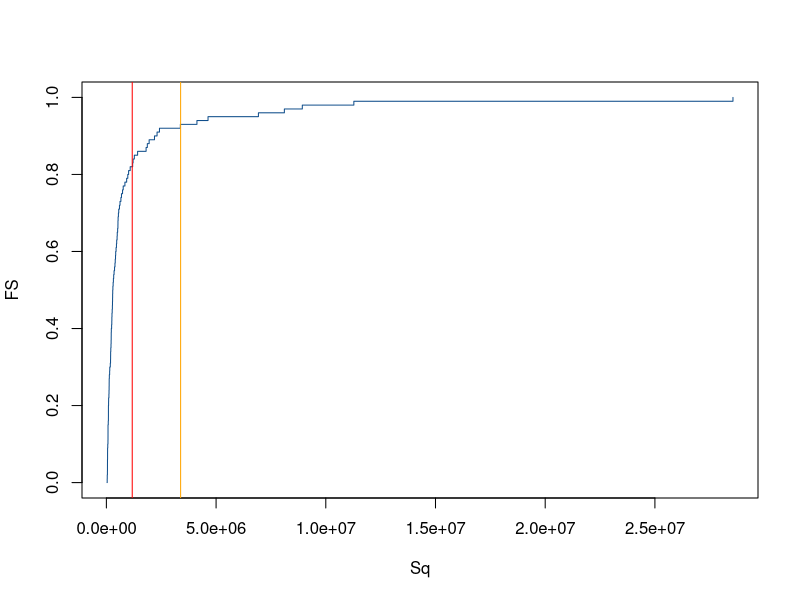
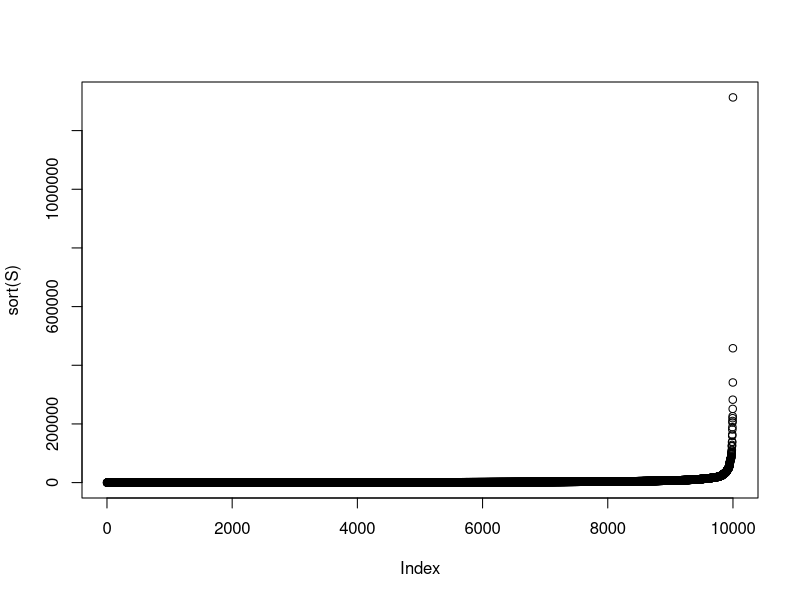
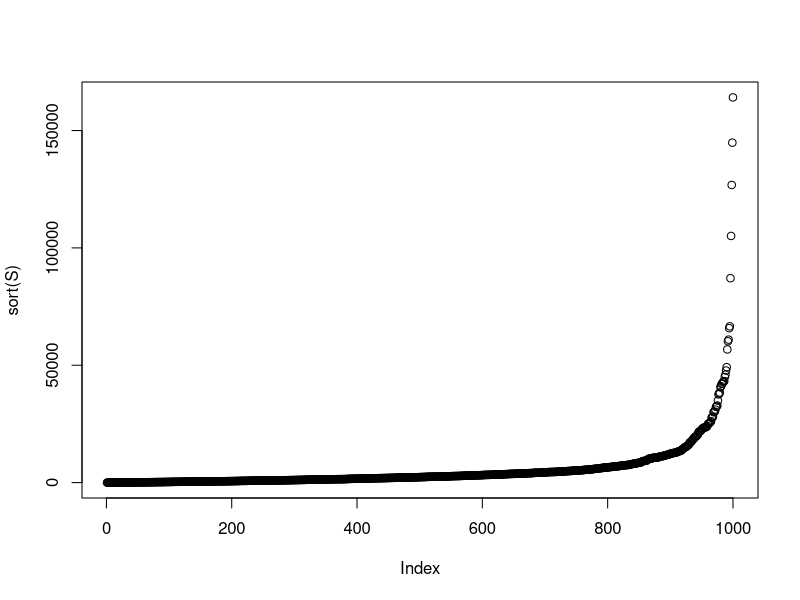
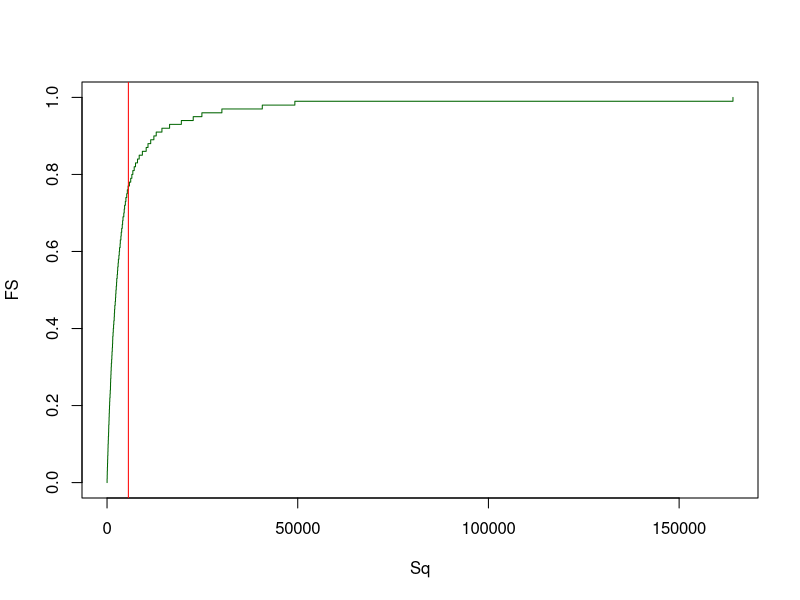
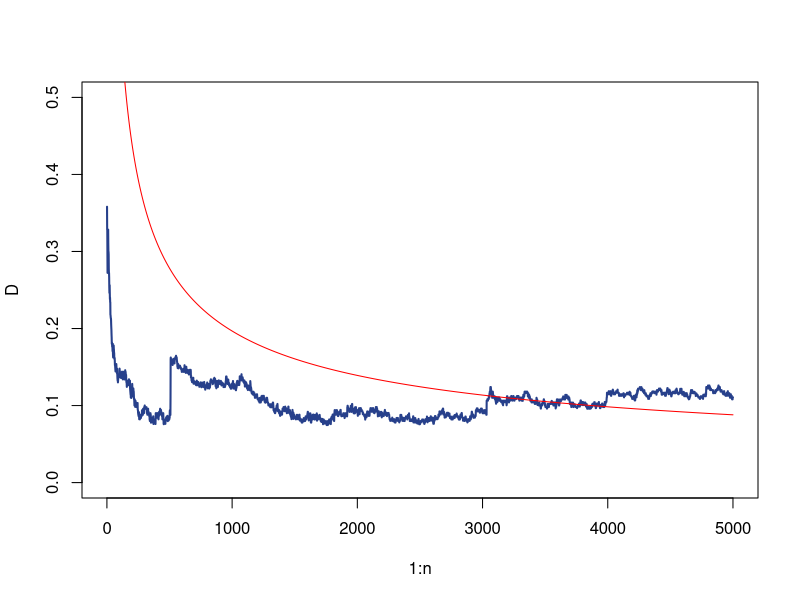
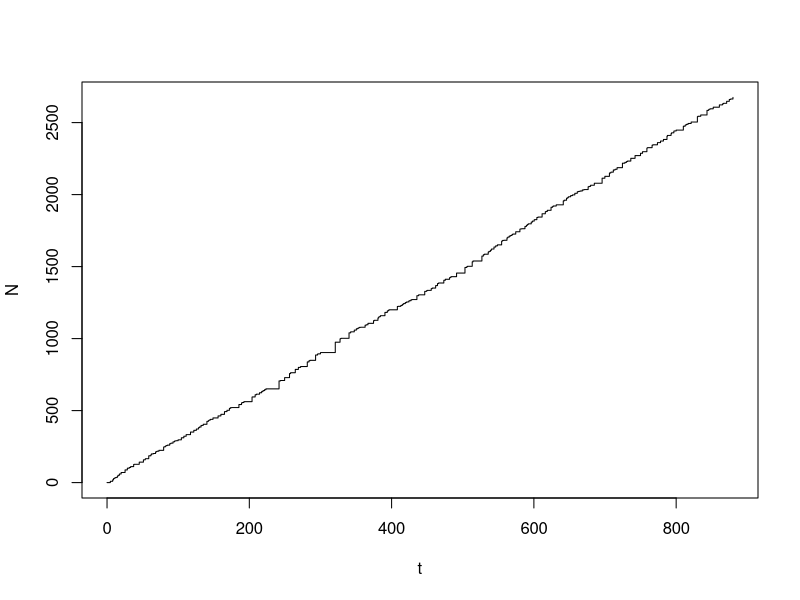
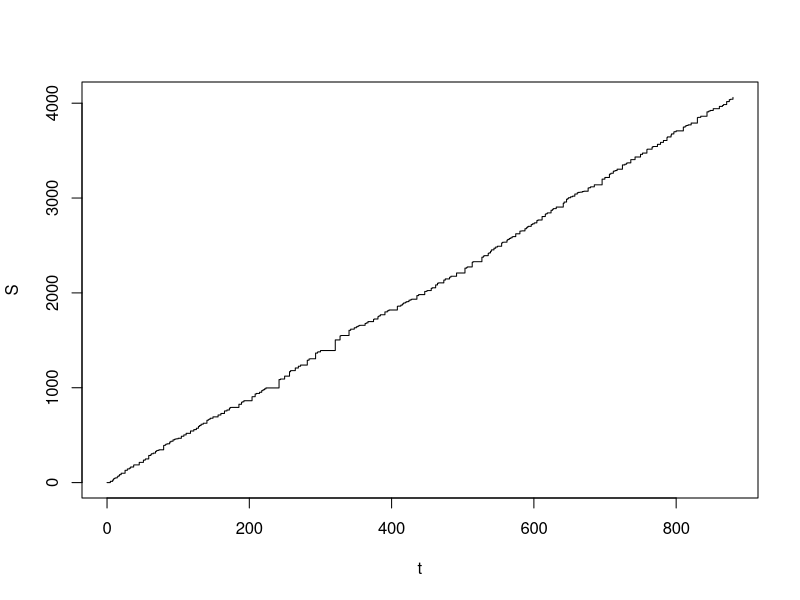
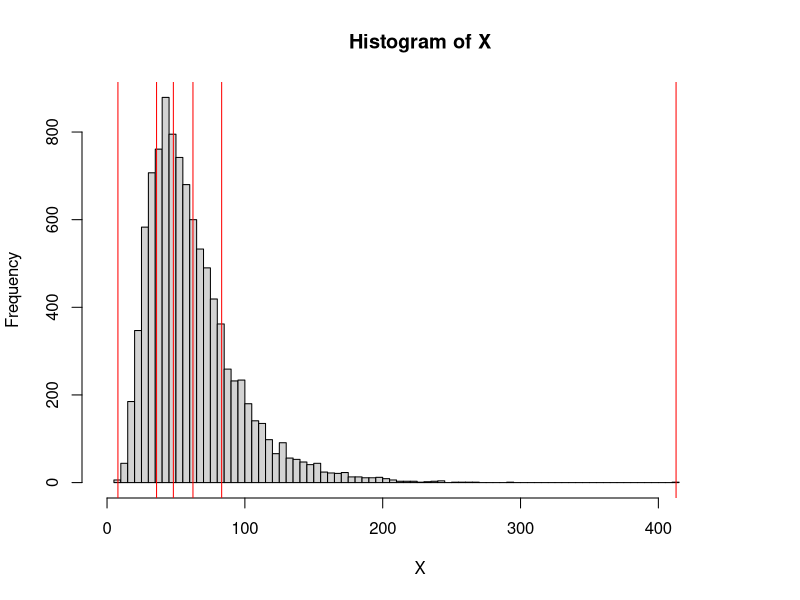

Write the R code that produced these figures, in order.
## ---- chunk 1
m <- 100
n <- 200
u <- sample( c( 1, 2, 3, 4 ), size = n, replace = TRUE )
s <- sample( c( 1, 2, 3, 4 ), size = n, replace = TRUE )
X <- sapply( 1:n, FUN = function( i ) rlnorm( m, meanlog = u[ i ], sdlog = s[ i ] ) )
S <- sapply( 1:m, FUN = function( i ) sum( X[i,] ) )
## ---- chunk 2
FS <- seq( 0, 1, 0.01 )
Sq <- quantile( S, probs = FS )
EeS <- mean( S )
ES <- sum( sapply( 1:n, FUN = function( i ) exp( u[i] + 0.5 * s[i]^2 ) ) )
plot( Sq, FS, type = 's', col = 'dodgerblue4' )
abline( v = EeS, col = 'red' )
abline( v = ES, col = 'orange' )
## ---- chunk 3
m <- 1e4
u <- 5
s <- 2
l <- 3
N <- rpois( n = m, lambda = l )
X <- lapply( N, FUN = function( n ) rlnorm( n, meanlog = u, sdlog = s ) )
S <- sapply( X, FUN = function( x ) sum( x, na.rm = TRUE ) )
plot( sort( S ) )
## ---- chunk 4
D <- function( x, m, M ) {
  return( min( max( x - m, 0 ), M ) )
}
m <- 1000
n <- 100
u <- 5
s <- 2
l <- 5
N <- rpois( n = m, lambda = l )
X <- lapply( 1:m, FUN = function( i ) rlnorm( N[i], meanlog = u, sdlog = s ) )
DX <- lapply( X, FUN = function( x ) sapply( x, FUN = function( y ) D( y, 10, 1000 ) ) )
S <- sapply( X, FUN = function( x ) sum( x ) )
plot( sort( S ) )
## ---- chunk 5
FS <- seq( 0, 1, 0.01 )
Sq <- quantile( S, probs = FS )
ES <- mean( S )
plot( Sq, FS, type = 's', col = 'darkgreen' )
abline( v = ES, col = 'red' )
## ---- chunk 6
m <- 500
n <- 5000
u <- 4
s <- 2
X <- lapply( 1:m, FUN = function( j ) rlnorm( n, meanlog = u, sdlog = s ) )
EX <- exp( u + 0.5 * s^2 )
SDX <- sqrt( ( exp( s^2 ) - 1 ) * exp( 2 * u + s^2 ) )
S <- lapply( X, FUN = function( x ) cumsum( x ) )
ES <- sapply( 1:n, FUN = function( i ) mean( sapply( 1:m, FUN = function( j ) S[[ j ]][ i ] ) ) )
VS <- sapply( 1:n, FUN = function( i ) var( sapply( 1:m, FUN = function( j ) S[[ j ]][ i ] ) ) )
NS <- lapply( S, FUN = function( s ) ( s - ES ) / sqrt( abs( VS ) ) )
z <- seq( -4, 4, length.out = 100 )
FSn <- lapply( 1:n, FUN = function( i ) ecdf( sapply( 1:m, FUN = function( j ) NS[[ j ]][ i ] ) )( z ) )
D <- sapply( FSn, FUN = function( Fn ) max( abs( Fn - pnorm( z ) ) ) )

C <- 0.015
# C <- 1 / sqrt( 2 * pi )
rho <- exp( 3 * u + 3^2 * s^2 / 2 )
Bn <- C * rho / ( SDX^3 * sqrt( 1:n ) )

plot( 1:n, D, pch = 16, cex = 0.5, type = 'l', lwd = 2, lty = 1, ylim = c( 0, 0.5 ), col = 'royalblue4' )
points( 1:n, Bn, type = 'l', lty = 1, col = 'red' )
## ---- chunk 7
l <- 3
n <- 300
dt <- rexp( n = n, rate = 1 / l )
t <- c( 0, cumsum( dt ) )
dN <- sapply( dt, FUN = function( w ) rpois( 1, lambda = l * w ) )
N <- c( 0, cumsum( dN ) )
sh <- 3
rt <- 2
X <- lapply( dN, FUN = function( n ) rgamma( n, shape = sh, rate = rt ) )
dS <- sapply( X, FUN = function( x ) sum( x ) )
S <- c( 0, cumsum( dS ) )
plot( t, N, type = 's' )
plot( t, S, type = 's' )
## ---- chunk 8
u <- 4
s <- 0.5
n <- 1e4
X <- rlnorm( n, meanlog = u, sdlog = s )
k <- seq( 0, 1, 0.2 ) 
VaRX <- quantile( X, probs = k, names = FALSE )
TVaRX <- sapply( 
  1:length( VaRX ), 
  FUN = function( i ) ifelse( k[ i ] < 1, ( 1 / ( 1 - k[ i ] ) ) * mean( X * ( X > VaRX[ i ] ) ), max( X ) ) )

hist( X, breaks = 100, xlim = c( 0, 1.1 * max( X ) ) )
abline( v = VaRX, col = 'red' )

hist( X, breaks = 100, xlim = c( 0, 1.1 * max( X ) ) )
abline( v = TVaRX, col = 'blue' )
## ---- chunk 9
plot( k, VaRX, ylim = c( 0, 1e3 ) )
points( k, TVaRX, col = 'red' )
